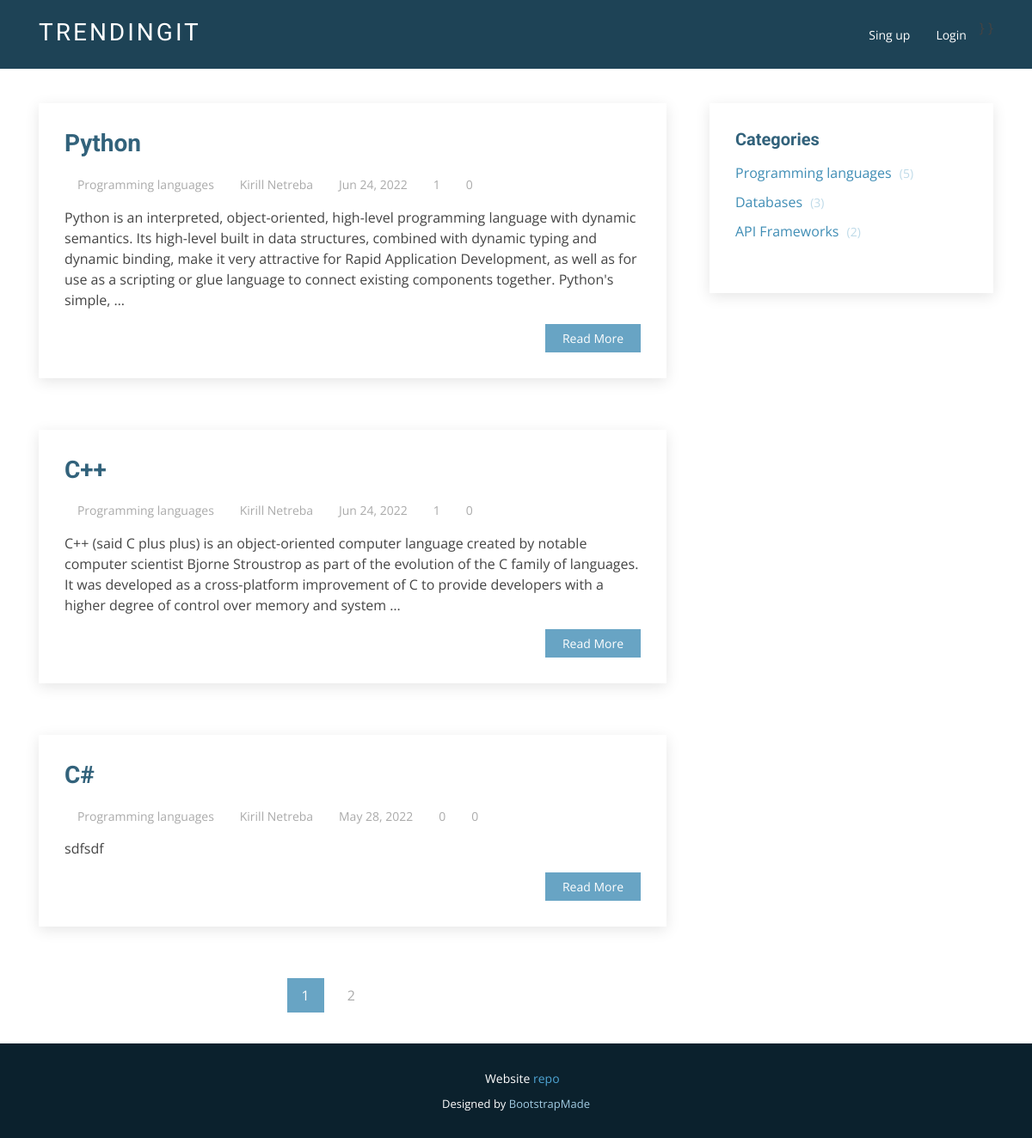
/categories/programming-languages/, run on the app's committed database.
### itobj/models.py (models this page shows, shortened)
class ItObject(models.Model):
    title = models.CharField(max_length=80)
    slug = models.SlugField(max_length=80, unique=True, db_index=True, verbose_name='URL')
    content = models.TextField(blank=True)
    avatar = models.ImageField(upload_to="photos/%Y/%m/%d/", blank=True)
    time_create = models.DateTimeField(auto_now_add=True)
    time_update = models.DateTimeField(auto_now=True)
    is_published = models.BooleanField(default=True)
    views = models.IntegerField(default=0)
    likes = models.ManyToManyField(User, related_name='blog_post')
    trending = models.IntegerField(default=0)
    cat = models.ForeignKey('Category', on_delete=models.PROTECT)
    user = models.ForeignKey(User, on_delete=models.CASCADE)
    def get_absolute_url(self):
        return reverse('post', kwargs={'post_slug': self.slug})
    def total_likes(self):
        return self.likes.count()
    class Meta:
        verbose_name = 'IT Object'
        ordering = ['-time_update']

class Category(models.Model):
    name = models.CharField(max_length=80, db_index=True)
    slug = models.SlugField(max_length=80, unique=True, db_index=True, verbose_name='URL')
    def __str__(self):
        return self.name
    def get_absolute_url(self):
        return reverse('show_category', kwargs={'cat_slug': self.slug})
    class Meta:
        verbose_name_plural = 'Categories'
        ordering = ['id']

### itobj/views.py (the view)
# urls.py: path('categories/<slug:cat_slug>/', ItCategory.as_view(), name='show_category'),
class ItCategory(DataMixin, ListView):
    model = Category
    template_name = 'itobj/index.html'
    context_object_name = 'posts'
    allow_empty = False
    def get_context_data(self, *, object_list=None, **kwargs):
        context = super().get_context_data(**kwargs)
        c = Category.objects.get(slug=self.kwargs['cat_slug'])
        c_def = self.get_user_context(title='TrendingIT - ' + str(c.name))
        context.update(c_def)
        return context
    def get_queryset(self):
        return ItObject.objects.filter(cat__slug=self.kwargs['cat_slug'], is_published=True).select_related('cat')

### itobj/templatetags/itobj_tags.py (called while the page is built)
@register.inclusion_tag('itobj/show_sidebar.html')
def show_sidebar():
    cats = Category.objects.all()
    return {'cats': cats}

@register.inclusion_tag('itobj/show_title_stats.html')
def show_title_stats(post=None, liked=False):
    return {'p': post, 'liked': liked}

### itobj/utils.py (called while the page is built)
    def get_user_context(self, **kwargs):
        context = kwargs
        cats = Category.objects.all()
        user_menu = menu.copy()
        if not self.request.user.is_authenticated:
            user_menu.pop(0)
        context['menu'] = user_menu
        context['cats'] = cats
        return context

### itobj/templates/itobj/index.html (shortened to what this page needs)
{% extends 'itobj/base.html' %}
{% load itobj_tags %}
{% block content %}
<section class="blog" data-aos="fade-up" data-aos-easing="ease-in-out" data-aos-duration="500">
    <div class="container">
        <div class="row">
            <div class="col-lg-8 entries">
                {% for p in posts %}
                <article class="entry">
                    {% show_title_stats p %}
                    <div class="entry-content">
                        <p>
                            {% autoescape off %}
                            {{p.content|truncatewords:50}}
                            {% endautoescape %}
                        </p>
                        <div class="read-more">
                            <a href="{{ p.get_absolute_url }}">Read More</a>
                        </div>
                    </div>
                </article>
                {% endfor %}
                {% if page_obj.has_other_pages %}
                <div class="blog-pagination">
                    <ul class="justify-content-center">
                        {% for p in paginator.page_range %}
                        {% if page_obj.number == p %}
                        <li class="active"><a href="#">{{ p }}</a></li>
                        {% elif p >= page_obj.number|add:-1 and p <= page_obj.number|add:1 %}
                        <li><a href="?page={{ p }}">{{ p }}</a></li>
                        {% endif %}
                        {% endfor %}
                        {% if page_obj.has_next %}
                        <li><a href="?page={{ page_obj.next_page_number }}"><i class="icofont-rounded-right"></i></a>
                        </li>
                        {% endif %}
                    </ul>
                </div>
                {% endif %}
            </div>
            {% show_sidebar %}
        </div>
    </div>
</section>
{% endblock %}

### itobj/templates/itobj/show_title_stats.html
{% load hitcount_tags %}
<h2 class="entry-title">
    <a href="{{ p.get_absolute_url }}">{{p.title}}</a>
</h2>
<div class="entry-meta">
    <ul>
        <li class="d-flex align-items-center"><i class="icofont-list"></i> <a>{{p.cat}}</a></li>
        <li class="d-flex align-items-center"><i class="icofont-user"></i> <a>Kirill Netreba</a></li>
        <li class="d-flex align-items-center"><i class="icofont-wall-clock"></i> <a>
            <time datetime="{{p.time_update}}">{{p.time_update|date:"M d, Y"}}</time></a></li>
        <li class="d-flex align-items-center"><a href="{% url 'like_post' p.slug %}">
        {% if liked %}
            <i class="icofont-heart" style="color:red"></i>
        {% else %}
            <i class="icofont-heart"></i>
        {% endif %}
        </a> <a>{{ p.total_likes }}</a></li>
        <li class="d-flex align-items-center"><i class="icofont-money-bag"></i> <a>{{p.trending}}</a></li>
        <li class="d-flex align-items-center"><i class="icofont-eye"></i> <a>{% get_hit_count for p %}</a></li>
    </ul>
</div>

### itobj/templates/itobj/show_sidebar.html
<div class="col-lg-4">
    <div class="sidebar">
        <h3 class="sidebar-title">Categories</h3>
        <div class="sidebar-item categories">
            <ul>
                {% for c in cats %}
                <li><a href="{{ c.get_absolute_url }}">{{ c.name }} <span>({{ c.itobject_set.count }})</span></a></li>
                {% endfor %}
            </ul>
        </div>
    </div>
</div>

### itobj/static/itobj/css/style.css (style rules this page uses)
body { font-family: "Open Sans", sans-serif; color: #444; }
a { color: #4fa6d5; }
h1, h2, h3, h4, h5, h6, .font-primary { font-family: "Roboto", sans-serif; }
section { padding: 60px 0; }
.blog { padding: 40px 0 20px 0; }
.blog .entry { padding: 30px; margin-bottom: 60px; box-shadow: 0 4px 16px rgba(0, 0, 0, 0.1); }
.blog .entry .entry-title { font-size: 28px; font-weight: bold; padding: 0; margin: 0 0 20px 0; }
.blog .entry .entry-title a { color: #32627b; transition: 0.3s; }
.blog .entry .entry-meta { margin-bottom: 15px; color: #dddddd; }
.blog .entry .entry-meta ul { display: flex; flex-wrap: wrap; list-style: none; padding: 0; margin: 0; }
.blog .entry .entry-meta ul li + li { padding-left: 15px; }
.blog .entry .entry-meta i { font-size: 14px; padding-right: 4px; }
.blog .entry .entry-meta a { color: #aaaaaa; font-size: 14px; display: inline-block; }
.blog .entry .entry-content p { line-height: 24px; }
.blog .entry .entry-content .read-more { -moz-text-align-last: right; text-align-last: right; }
.blog .entry .entry-content .read-more a { display: inline-block; background: #68A4C4; color: #fff; padding: 6px 20px; transition: 0.3s; font-size: 14px; }
.blog .blog-pagination { color: #7b9bab; }
.blog .blog-pagination ul { display: flex; padding-left: 0; list-style: none; }
.blog .blog-pagination li { border: 1px solid white; margin: 0 5px; transition: 0.3s; }
.blog .blog-pagination li.active { background: white; }
.blog .blog-pagination li a { color: #aaaaaa; padding: 7px 16px; display: inline-block; }
.blog .blog-pagination li.active, .blog .blog-pagination li:hover { background: #68A4C4; border: 1px solid #68A4C4; }
.blog .blog-pagination li.active a, .blog .blog-pagination li:hover a { color: #fff; }
.blog .sidebar { padding: 30px; margin: 0 0 60px 20px; box-shadow: 0 4px 16px rgba(0, 0, 0, 0.1); }
.blog .sidebar .sidebar-title { font-size: 20px; font-weight: 700; padding: 0 0 0 0; margin: 0 0 15px 0; color: #32627b; position: relative; }
.blog .sidebar .sidebar-item { margin-bottom: 30px; }
.blog .sidebar .categories ul { list-style: none; padding: 0; }
.blog .sidebar .categories ul li + li { padding-top: 10px; }
.blog .sidebar .categories ul a { color: #3f8db5; }
.blog .sidebar .categories ul a span { padding-left: 5px; color: #bedae8; font-size: 14px; }

### data on the page
ItObject: title "Python", cat "Programming languages", time_update "Jun 24, 2022", total_likes "1", trending "0", content "Python is an interpreted, object-oriented, high-level programming language with dynamic semantics. Its high-level built in data structures, combined with dynamic typing and dynamic binding, make it very attractive for Rapid Application Development, as well as for use as a scripting or glue language to connect existing components together. Python's simple, …"
ItObject: title "C++", cat "Programming languages", time_update "Jun 24, 2022", total_likes "1", trending "0", content "C++ (said C plus plus) is an object-oriented computer language created by notable computer scientist Bjorne Stroustrop as part of the evolution of the C family of languages. It was developed as a cross-platform improvement of C to provide developers with a higher degree of control over memory and system …"
ItObject: title "C#", cat "Programming languages", time_update "May 28, 2022", total_likes "0", trending "0", content "sdfsdf"
Category: name "Programming languages", itobject_set.count "5"
Category: name "Databases", itobject_set.count "3"
Category: name "API Frameworks", itobject_set.count "2"

### other printed values
{{ p }} "1"
{{ p }} "2"
